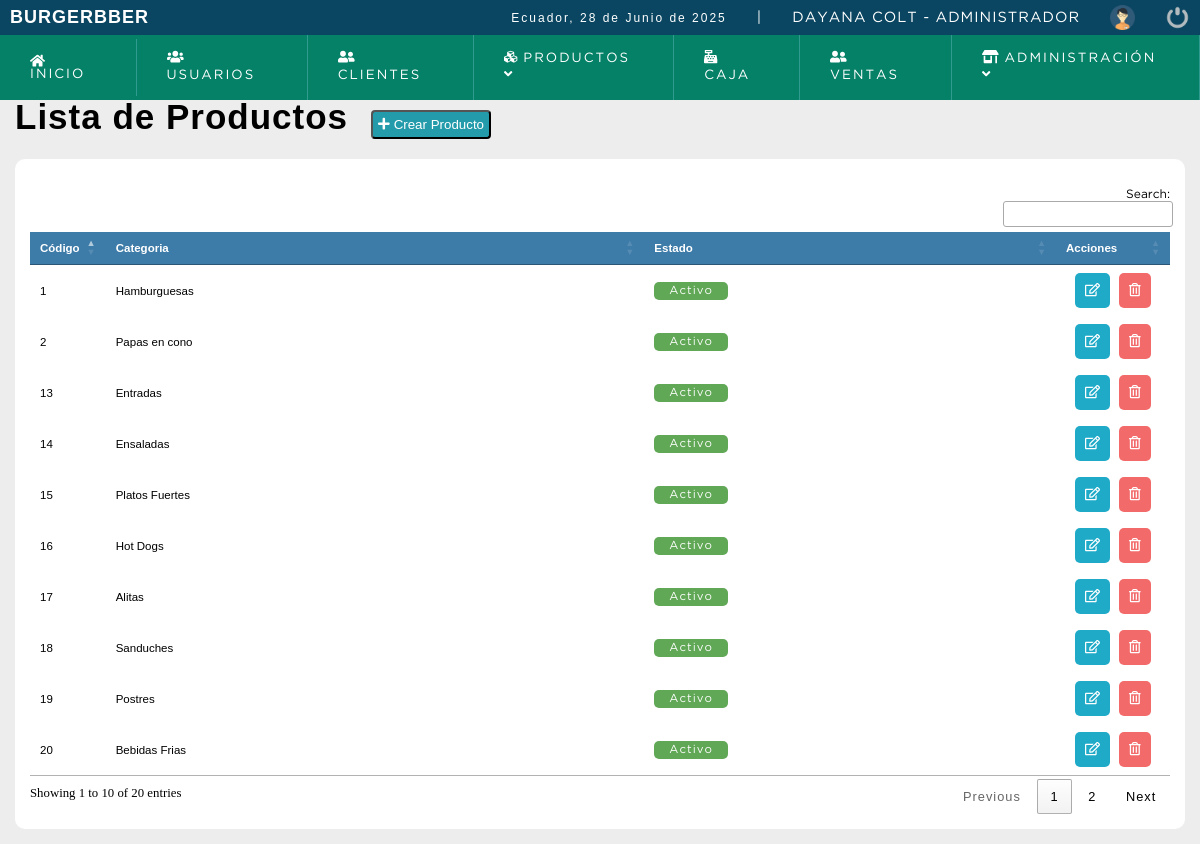
Page /sistema/lista_categorias.php (signed in) on the committed database.
### tables this page shows
CREATE TABLE IF NOT EXISTS `categorias` (
  `id` int NOT NULL AUTO_INCREMENT,
  `categoria` varchar(200) NOT NULL,
  `foto` varchar(200) NOT NULL,
  `estatus` int NOT NULL DEFAULT '1',
  PRIMARY KEY (`id`)
);

### sistema/lista_categorias.php (the view, shortened to what this page needs)
<!DOCTYPE html>
<html lang="en">
<head>
	<?php include "includes/scripts.php"; ?>
</head>
<body>
	<?php include "includes/header.php"; ?>
	<section id="container">
		<h1>Lista de Productos</h1>
		<?php
					if($_SESSION['rol'] == 1){
 					?>
		<button type="button" class="btn_new anadirForm" ac="formCategoria"><i class="fas fa-plus"></i> Crear Producto</button>
		<?php } ?>
		<table id="myTable">
			<thead>
			<tr>
				<th class="wd5">Código</th>
				<th>Categoria</th>
				<th>Estado</th>
				<?php if($_SESSION["rol"] == 1){?>
				<th class="wd10">Acciones</th>
				<?php } ?>
			</tr>
			</thead>
			<?php
			$query = mysqli_query($conection,"SELECT * FROM categorias
				");
			$result = mysqli_num_rows($query);
			if($result > 0){
				while ($data= mysqli_fetch_array($query)){
					if($data ["estatus"]== 1){
							$estado = '<span class="pagada">Activo</span>';
					}else{
							$estado = '<span class="anulada">Desctivada</span>';
					}
			?>
			<tr class="row<?php echo $data["id"]?>">
				<td><?php echo $data["id"]?></td>
				<td><?php echo $data["categoria"]?></td>
				<td><?php echo $estado;?></td>
				<td align="center">
					<button class="btn_view anadirForm" value="<?php echo $data["id"]; ?>"><i class="far fa-edit"></i></button>
					<button class="btn_anular formElminar" value="<?php echo $data["id"]; ?>"><i class="far fa-trash-alt"></i></button>
				</td>
			</tr>
			<?php
				}
			}
			?>
		</table>
	</section>
</body>
</html>

### sistema/css/style.css (style rules this page uses)
* { margin: 0; padding: 0; box-sizing: border-box; }
body { background: #ededed; font-size: 0.8rem; }
h1, h2, h3, h4, h5, h6 { font-family: 'arial'; font-weight: bold; letter-spacing: 1px; }
h1 { font-size: 18px; }
span { font-family: 'GothamBook'; letter-spacing: 1px; font-size: 10x; line-height: 20px; }
#container { padding: 90px 15px 15px; }
#container h1 { font-size: 35px; display: inline-block; }
.btn_new { display: inline-block; background: #239baa; color: #FFF; padding: 5px; border-radius: 4px; margin: 20px; }
table { border-collapse: collapse; font-size: 0.9em; font-family: 'arial'; width:100%; }
table th { text-align: center; padding: 5px; background: #3d7ba8; color: #FFF; }
table tr:nth-child(odd) { background: #FFF; }
table td { padding: 5px; }
.wd5 { width: 5%; }
.wd10 { width: 10%; }
.btn_view { background-color: #1faac8; border: 0; border-radius: 5px; cursor: pointer; padding: 10px; margin: 0 3px; color: #FFF; }
.btn_anular { background-color: #f36a6a; border: 0; border-radius: 5px; cursor: pointer; padding: 10px; margin: 0 3px; color: #FFF; }
.pagada, .anulada { color: #FFF; background: #60a756; text-align: center; border-radius: 5px; padding: 4px 15px; }

### rows in the picture
categorias: id "1", categoria "Hamburguesas", estatus "Activo"
categorias: id "2", categoria "Papas en cono", estatus "Activo"
categorias: id "13", categoria "Entradas", estatus "Activo"
categorias: id "14", categoria "Ensaladas", estatus "Activo"
categorias: id "15", categoria "Platos Fuertes", estatus "Activo"
categorias: id "16", categoria "Hot Dogs", estatus "Activo"
categorias: id "17", categoria "Alitas", estatus "Activo"
categorias: id "18", categoria "Sanduches", estatus "Activo"
categorias: id "19", categoria "Postres", estatus "Activo"
categorias: id "20", categoria "Bebidas Frias", estatus "Activo"

### other values in the picture
fechaC() "28 de Junio de 2025"
$_SESSION['nombre'] "DAYANA"
$_SESSION['apellido'] "COLT"
$_SESSION['rol_name'] "ADMINISTRADOR"
